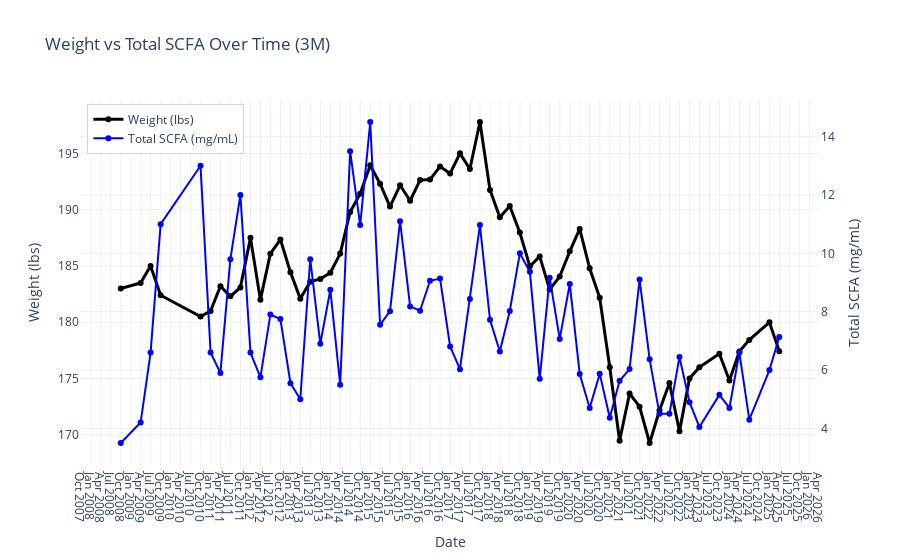

The notebook cell this image was saved under:
### Code cell
# --- prep ---
df_plot = df_wideBioDairyLS.dropna(subset=["Total SCFA_mg/mL"]).copy()
df_plot["Date"] = pd.to_datetime(df_plot["Date"], errors="coerce")
df_plot = df_plot.sort_values("Date").set_index("Date")

# choose interval: None (raw), "1M", "3M", "6M", "12M"
rule = "3M"  # <- change to None / "1M" / "3M" / "6M" / "12M"

if rule is None:
    df_bin = df_plot[["Weight_lbs", "Total SCFA_mg/mL"]].dropna().reset_index()
else:
    df_bin = df_plot[["Weight_lbs", "Total SCFA_mg/mL"]].resample(rule).mean().dropna().reset_index()

x_time   = df_bin["Date"]
y_weight = df_bin["Weight_lbs"]
y_scfa   = df_bin["Total SCFA_mg/mL"]

# --- quick stats (optional) ---
if len(df_bin) >= 3:
    pr, pp = pearsonr(y_weight, y_scfa)
    sr, sp = spearmanr(y_weight, y_scfa)
    print(f"{rule or 'RAW'}  |  Pearson r={pr:.3f} (p={pp:.3g})  |  Spearman r={sr:.3f} (p={sp:.3g})")

# --- plot ---
fig = go.Figure()

# Weight (left axis)
fig.add_trace(go.Scatter(
    x=x_time, y=y_weight,
    mode="lines+markers",
    name="Weight (lbs)",
    line=dict(width=3, color="black"),
))

# SCFA (right axis)  -> attach to y2
fig.add_trace(go.Scatter(
    x=x_time, y=y_scfa,
    mode="lines+markers",
    name="Total SCFA (mg/mL)",
    line=dict(width=2, color="blue"),
    yaxis="y2"
))

fig.update_layout(
    title=f"Weight vs Total SCFA Over Time ({rule or 'Raw'})",
    xaxis=dict(title="Date", dtick="M3", tickformat="%b %Y"),
    yaxis=dict(title="Weight (lbs)", side="left"),
    yaxis2=dict(title="Total SCFA (mg/mL)", overlaying="y", side="right"),
    legend=dict(x=0.01, y=0.99, bordercolor="lightgray", borderwidth=1),
    template="plotly_white"
)

fig.show()

### Figure 1 — Plotly figure (JSON) as saved in the notebook; plotly's stock layout.template omitted (floating-point values rounded to 4 significant figures)
{"data": [{"line": {"color": "black", "width": 3}, "mode": "lines+markers", "name": "Weight (lbs)", "type": "scatter", "x": ["2008-09-30T00:00:00", "2009-03-31T00:00:00", "2009-06-30T00:00:00", "2009-09-30T00:00:00", "2010-09-30T00:00:00", "2010-12-31T00:00:00", "2011-03-31T00:00:00", "2011-06-30T00:00:00", "2011-09-30T00:00:00", "2011-12-31T00:00:00", "2012-03-31T00:00:00", "2012-06-30T00:00:00", "2012-09-30T00:00:00", "2012-12-31T00:00:00", "2013-03-31T00:00:00", "2013-06-30T00:00:00", "2013-09-30T00:00:00", "2013-12-31T00:00:00", "2014-03-31T00:00:00", "2014-06-30T00:00:00", "2014-09-30T00:00:00", "2014-12-31T00:00:00", "2015-03-31T00:00:00", "2015-06-30T00:00:00", "2015-09-30T00:00:00", "2015-12-31T00:00:00", "2016-03-31T00:00:00", "2016-06-30T00:00:00", "2016-09-30T00:00:00", "2016-12-31T00:00:00", "2017-03-31T00:00:00", "2017-06-30T00:00:00", "2017-09-30T00:00:00", "2017-12-31T00:00:00", "2018-03-31T00:00:00", "2018-06-30T00:00:00", "2018-09-30T00:00:00", "2018-12-31T00:00:00", "2019-03-31T00:00:00", "2019-06-30T00:00:00", "2019-09-30T00:00:00", "2019-12-31T00:00:00", "2020-03-31T00:00:00", "2020-06-30T00:00:00", "2020-09-30T00:00:00", "2020-12-31T00:00:00", "2021-03-31T00:00:00", "2021-06-30T00:00:00", "2021-09-30T00:00:00", "2021-12-31T00:00:00", "2022-03-31T00:00:00", "2022-06-30T00:00:00", "2022-09-30T00:00:00", "2022-12-31T00:00:00", "2023-03-31T00:00:00", "2023-09-30T00:00:00", "2023-12-31T00:00:00", "2024-03-31T00:00:00", "2024-06-30T00:00:00", "2024-12-31T00:00:00", "2025-03-31T00:00:00"], "y": [183, 183.5, 185, 182.4, 180.5, 181, 183.2, 182.3, 183.1, 187.5, 182, 186.1, 187.3, 184.4, 182.1, 183.6, 183.8, 184.4, 186.1, 189.8, 191.4, 193.9, 192.3, 190.3, 192.2, 190.8, 192.6, 192.7, 193.8, 193.2, 195.0, 193.6, 197.8, 191.8, 189.3, 190.3, 188.0, 185.0, 185.8, 182.9, 184.1, 186.3, 188.3, 184.8, 182.2, 176, 169.5, 173.7, 172.5, 169.3, 172.1, 174.6, 170.3, 175, 176, 177.2, 174.8, 177.4, 178.4, 180, 177.4]}, {"line": {"color": "blue", "width": 2}, "mode": "lines+markers", "name": "Total SCFA (mg/mL)", "type": "scatter", "x": ["2008-09-30T00:00:00", "2009-03-31T00:00:00", "2009-06-30T00:00:00", "2009-09-30T00:00:00", "2010-09-30T00:00:00", "2010-12-31T00:00:00", "2011-03-31T00:00:00", "2011-06-30T00:00:00", "2011-09-30T00:00:00", "2011-12-31T00:00:00", "2012-03-31T00:00:00", "2012-06-30T00:00:00", "2012-09-30T00:00:00", "2012-12-31T00:00:00", "2013-03-31T00:00:00", "2013-06-30T00:00:00", "2013-09-30T00:00:00", "2013-12-31T00:00:00", "2014-03-31T00:00:00", "2014-06-30T00:00:00", "2014-09-30T00:00:00", "2014-12-31T00:00:00", "2015-03-31T00:00:00", "2015-06-30T00:00:00", "2015-09-30T00:00:00", "2015-12-31T00:00:00", "2016-03-31T00:00:00", "2016-06-30T00:00:00", "2016-09-30T00:00:00", "2016-12-31T00:00:00", "2017-03-31T00:00:00", "2017-06-30T00:00:00", "2017-09-30T00:00:00", "2017-12-31T00:00:00", "2018-03-31T00:00:00", "2018-06-30T00:00:00", "2018-09-30T00:00:00", "2018-12-31T00:00:00", "2019-03-31T00:00:00", "2019-06-30T00:00:00", "2019-09-30T00:00:00", "2019-12-31T00:00:00", "2020-03-31T00:00:00", "2020-06-30T00:00:00", "2020-09-30T00:00:00", "2020-12-31T00:00:00", "2021-03-31T00:00:00", "2021-06-30T00:00:00", "2021-09-30T00:00:00", "2021-12-31T00:00:00", "2022-03-31T00:00:00", "2022-06-30T00:00:00", "2022-09-30T00:00:00", "2022-12-31T00:00:00", "2023-03-31T00:00:00", "2023-09-30T00:00:00", "2023-12-31T00:00:00", "2024-03-31T00:00:00", "2024-06-30T00:00:00", "2024-12-31T00:00:00", "2025-03-31T00:00:00"], "y": [3.5, 4.2, 6.6, 11, 13, 6.6, 5.9, 9.8, 12, 6.6, 5.75, 7.9, 7.75, 5.55, 5, 9.8, 6.9, 8.75, 5.5, 13.5, 10.97, 14.5, 7.55, 8.017, 11.1, 8.18, 8.033, 9.06, 9.133, 6.808, 6.029, 8.433, 10.97, 7.72, 6.633, 8.025, 10, 9.367, 5.7, 9.167, 7.067, 8.95, 5.867, 4.7, 5.875, 4.367, 5.633, 6.033, 9.1, 6.367, 4.5, 4.5, 6.45, 4.9, 4.05, 5.15, 4.7, 6.6, 4.3, 6, 7.133], "yaxis": "y2"}], "layout": {"legend": {"bordercolor": "lightgray", "borderwidth": 1, "x": 0.01, "y": 0.99}, "title": {"text": "Weight vs Total SCFA Over Time (3M)"}, "xaxis": {"dtick": "M3", "tickformat": "%b %Y", "title": {"text": "Date"}}, "yaxis": {"side": "left", "title": {"text": "Weight (lbs)"}}, "yaxis2": {"overlaying": "y", "side": "right", "title": {"text": "Total SCFA (mg/mL)"}}}}
